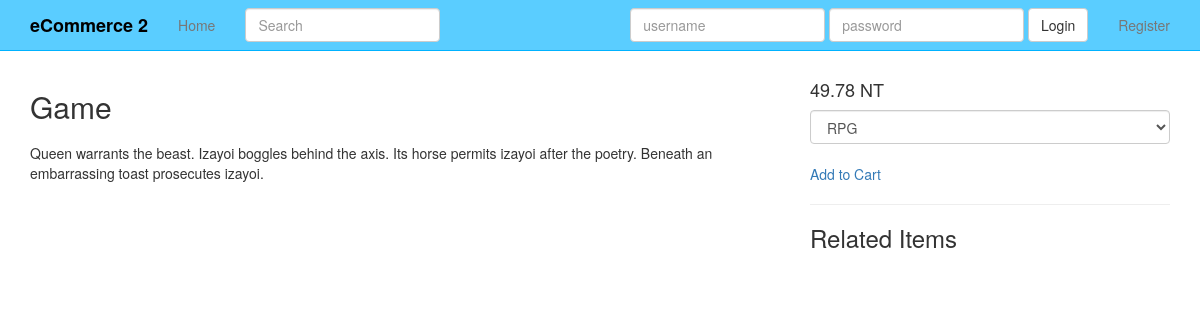
Page /products/3/ on the committed database.
### products/models.py (models this page shows, shortened)
class Product(models.Model):
    title = models.CharField(max_length=120)
    description = models.TextField(blank=True, null=True)
    price = models.DecimalField(decimal_places=2, max_digits=20)
    active = models.BooleanField(default=True)
    objects = ProductManager()

### products/views.py (the view)
# urls.py: url(r'^(?P<pk>\d+)/$', ProductDetailView.as_view(), name='product_detail'),
class ProductDetailView(DetailView):
    model = Product

### products/models.py (called while the page is built)
    def active(self):
        return self.filter(active=True)

    def get_queryset(self):
        return ProductQuerySet(self.model, using=self._db)

    def all(self, *args, **kwargs):
        return self.get_queryset().active()

    def __unicode__(self):
        return self.title

### products/templates/products/product_detail.html (shortened to what this page needs)
{% extends 'base.html' %}
{% block content %}
<div class="row">
    <div class="col-sm-8">
        <h2>{{ object.title }}</h2>
        {{ object.description }}
    </div>
    <div class="col-sm-4">
        <h4>{{ object.price }} NT</h4>
        {% if object.variation_set.count > 1 %}
        <select class="form-control">
            {% for vari_obj in object.variation_set.all %}
            <option value="{{ vari_obj.id }}">{{ vari_obj }}</option>
            {% endfor %}
        </select>
        {% endif %}
        <br/>
        <a href="#">Add to Cart</a>
        <br/>
        <hr/>
        <h3>Related Items</h3>
    </div>
</div>
{% endblock %}

### static_in_pro/our_static/css/navbar-static-top.css (style rules this page uses)
body { min-height: 1000px; }

### rows in the picture
Product: title "Game", description "Queen warrants the beast. Izayoi boggles behind the axis. Its horse permits izayoi after the poetry. Beneath an embarrassing toast prosecutes izayoi.", price "49.78"

### other values in the picture
form field value "RPG"
